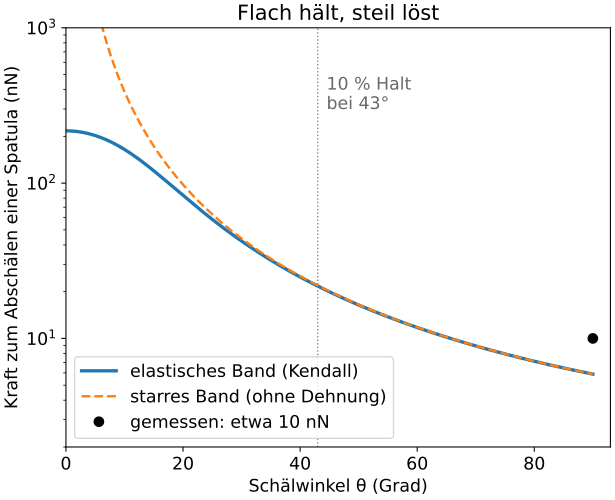

Here is the Python script that generated this plot:
# peel_angle.py – Aus „Wie Geckos an Wänden haften: Van-der-Waals-Kräfte“
# https://wildbionics.com/de/artikel/gecko-haftung/ · Code: MIT-Lizenz
# Braucht: python3 -m pip install numpy scipy matplotlib
# Starten: python3 peel_angle.py   (https://wildbionics.com/de/code-ausfuehren/)

import numpy as np
import matplotlib.pyplot as plt
from scipy.optimize import brentq

# Adhäsionsarbeit aus der Physik-Linse: P = A/(6πD³) vom Kontakt bis unendlich integriert
A_HAMAKER = 1e-19     # Hamaker-Konstante (J), typisch für Festkörper
D_CONTACT = 0.3e-9    # Abstand von Flächen in Kontakt (m), etwa ein Atom
W = A_HAMAKER / (12 * np.pi * D_CONTACT**2)   # Energie, um 1 m² Kontakt zu trennen (J/m²)

# Die Spatula als dünnes elastisches Band – Modellwerte, keine Messwerte
WIDTH = 200e-9        # Breite der Spatula (m), etwa 200 nm
THICKNESS = 10e-9     # Dicke des Spatula-Plättchens (m), angenommen
MODULUS = 2e9         # Elastizitätsmodul von Keratin (Pa), angenommen


def peel_force(angle_deg):
    """Kraft (N), die das Band unter einem Winkel zur Wand abschält.

    Kendalls Gleichung (F/b)²/(2Eh) + (F/b)(1 − cos θ) = W, nach F aufgelöst.
    So geschrieben, dass keine zwei fast gleichen Zahlen subtrahiert werden –
    das würde Stellen verschenken (1 − cos θ bei kleinem θ, −a + √(a² + ε) bei großem θ).
    """
    one_minus_cos = 2 * np.sin(np.radians(angle_deg) / 2) ** 2
    stretch = 2 * W / (MODULUS * THICKNESS)    # wie stark sich das Band dehnen lässt
    return WIDTH * 2 * W / (one_minus_cos + np.sqrt(one_minus_cos**2 + stretch))


def rigid_tape_force(angle_deg):
    """Dasselbe ohne Dehnung (E → ∞): F = bW / (1 − cos θ)."""
    return WIDTH * W / (2 * np.sin(np.radians(angle_deg) / 2) ** 2)


print(f"Adhäsionsarbeit W = {W * 1e3:.0f} mJ/m²")
print("Winkel   Schälkraft   starres Band")
for angle in [0, 10, 30, 60, 90]:
    rigid = f"{rigid_tape_force(angle) * 1e9:7.1f} nN" if angle else "  unendlich"
    print(f"{angle:5d}°   {peel_force(angle) * 1e9:6.1f} nN   {rigid}")

# Der Schalter: Wie weit muss der Fuß kippen, damit 90 % des Halts verloren gehen?
f_max = peel_force(0)
release = brentq(lambda a: peel_force(a) - 0.1 * f_max, 0, 90)
print(f"Schaltverhältnis F(10°) / F(90°) = {peel_force(10) / peel_force(90):.0f}")
print(f"Halt sinkt bei {release:.0f}° auf 10 % des Höchstwerts")
print("gemessen für eine Spatula: etwa 10 nN (Huber et al. 2005)")

angles = np.linspace(0, 90, 361)
plt.rcParams["font.size"] = 13      # große Schrift: Das Diagramm bleibt auf dem Handy lesbar
fig, ax = plt.subplots(figsize=(6.4, 5.2), layout="constrained")
ax.semilogy(angles, peel_force(angles) * 1e9, lw=2.5, label="elastisches Band (Kendall)")
ax.semilogy(angles[8:], rigid_tape_force(angles[8:]) * 1e9, "--", lw=1.8, label="starres Band (ohne Dehnung)")
ax.plot([90], [10], "ko", ms=7, label="gemessen: etwa 10 nN")
ax.axvline(release, color="gray", lw=1, ls=":")
ax.text(release + 1.5, 300, f"10 % Halt\nbei {release:.0f}°", color="dimgray")
ax.set_xlabel("Schälwinkel θ (Grad)")
ax.set_ylabel("Kraft zum Abschälen einer Spatula (nN)")
ax.set_title("Flach hält, steil löst")
ax.set_xlim(0, 93)
ax.set_ylim(2, 1000)
ax.legend(loc="lower left")
plt.show()
